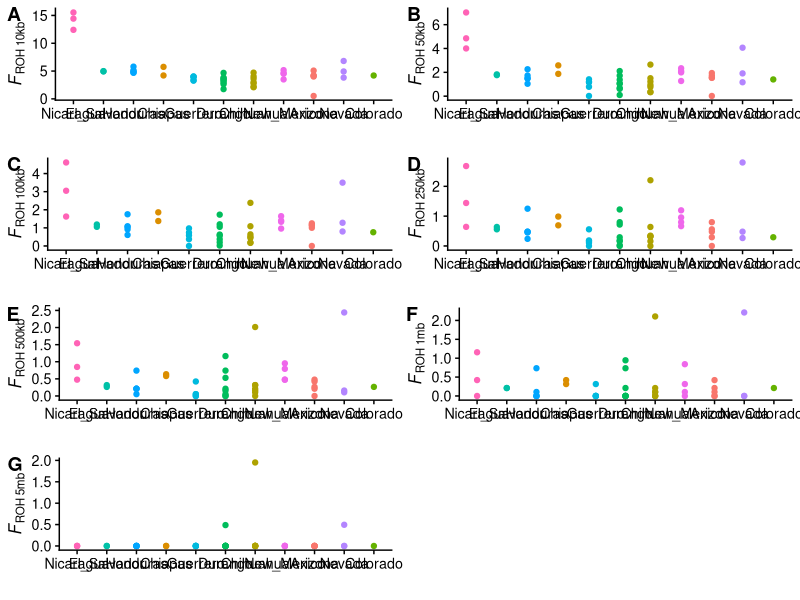
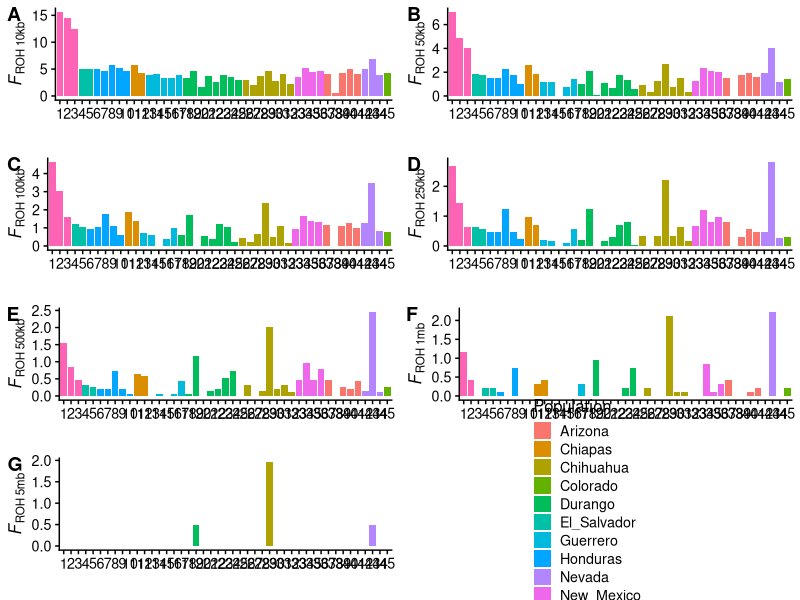

These charts were generated, in order, by the following R code:
### Script to wrangle and plot ROH data ###

library(ggplot2)
library(dplyr)
library(plyr)
library(cowplot)
library(forcats)


# read in summary (containing information on ROH for the following size classes: greater than 10kb, 50kb, 100kb, 250kb, 500kb, 1mb and 5mb)

roh <- read.table("FROH_rohmu_2e-4_summary.csv", sep = ",", header = TRUE)

# convert roh to tibble 

roh <- as_tibble(roh)

# rename columns, convert to character type

as.character(colnames(roh)[1] <- "ID")
as.character(colnames(roh)[3] <- "10kb")
as.character(colnames(roh)[4] <- "50kb")
as.character(colnames(roh)[5] <- "100kb")
as.character(colnames(roh)[6] <- "250kb")
as.character(colnames(roh)[7] <- "500kb")
as.character(colnames(roh)[8] <- "1mb")
as.character(colnames(roh)[9] <- "5mb")


# convert percentages to fractions

# func <- function(x, na.rm = F) (x/100)

# roh <- roh %>% 
#  mutate_if(is.numeric, .funs = func)

# group by population 

roh %>% 
  group_by(Population)
  

# vector of population names 

pop_order <- c("Nicaragua", "El_Salvador", "Honduras", "Chiapas", "Guerrero", "Durango", "Chihuahua", "New_Mexico", "Arizona", "Nevada", "Colorado")


# arrange data frame by latitude (roughly) 

roh <- roh %>% 
  arrange(match(Population, pop_order))

# add second ID column to tibble 

roh[11] <- seq(1,45)

colnames(roh)[11] <- as.character("id")

roh$id <- as.character(roh$id)
          
# make scatter plot of 10kb ROHs 

a <- ggplot(roh, aes(x = fct_inorder(Population), y = `10kb`)) +
  geom_point(aes(color = Population)) +
  theme_cowplot(12) +
  xlab("") +
  ylab(bquote(italic("F")["ROH 10kb"])) + 
  theme(legend.position="none")
  

# make scatter plot of 50kb ROHs

b <- ggplot(roh, aes(x = fct_inorder(Population), y = `50kb`)) +
  geom_point(aes(color = Population)) +
  theme_cowplot(12) +
  xlab("") +
  ylab(bquote(italic("F")["ROH 50kb"])) + 
  theme(legend.position="none")


# make scatter plot of 100kb ROHs

c <- ggplot(roh, aes(x = fct_inorder(Population), y = `100kb`)) +
  geom_point(aes(color = Population)) +
  theme_cowplot(12) +
  xlab("") +
  ylab(bquote(italic("F")["ROH 100kb"])) + 
  theme(legend.position="none")

# make scatter plot of 250kb ROHs

d <- ggplot(roh, aes(x = fct_inorder(Population), y = `250kb`)) +
  geom_point(aes(color = Population)) +
  theme_cowplot(12) +
  xlab("") +
  ylab(bquote(italic("F")["ROH 250kb"])) + 
  theme(legend.position="none")

# make scatter plot of 500kb ROHs

e <- ggplot(roh, aes(x = fct_inorder(Population), y = `500kb`)) +
  geom_point(aes(color = Population)) +
  theme_cowplot(12) +
  xlab("") +
  ylab(bquote(italic("F")["ROH 500kb"])) + 
  theme(legend.position="none")


# make scatter plot of 1mb ROHs

f <- ggplot(roh, aes(x = fct_inorder(Population), y = `1mb`)) +
  geom_point(aes(color = Population)) +
  theme_cowplot(12) +
  xlab("") +
  ylab(bquote(italic("F")["ROH 1mb"])) + 
  theme(legend.position="none")

# make scatter plot of 5mb ROHs

g <- ggplot(roh, aes(x = fct_inorder(Population), y = `5mb`)) +
  geom_point(aes(color = Population)) +
  theme_cowplot(12) +
  xlab("") +
  ylab(bquote(italic("F")["ROH 5mb"])) + 
  theme(legend.position="none") 
 

pattern <- c("a", "b", "c", "d", "e", "f", "g")

t <- plot_grid(plotlist = mget(pattern), ncol = 2, labels = c('A', 'B', 'C', 'D', 'E', 'F', 'G'))


ggsave("ROH.pdf", plot = t, width = 1920/72, height = 1080/72, dpi = 72)


# column plots 

# make column plot of 10kb ROHs


a.0 <- ggplot(roh, aes(x = fct_inorder(id), y = `10kb`, fill = Population)) +
  geom_col() +
  theme_cowplot(12) +
  xlab("") +
  ylab(bquote(italic("F")["ROH 10kb"])) 

a.1 <- ggplot(roh, aes(x = fct_inorder(id), y = `10kb`, fill = Population)) +
  geom_col(show.legend = F) +
  theme_cowplot(12) +
  xlab("") +
  ylab(bquote(italic("F")["ROH 10kb"])) 
   
   
  
# make column plot of 50kb ROHs

b.1 <- ggplot(roh, aes(x = fct_inorder(id), y = `50kb`, fill = Population)) +
  geom_col() +
  theme_cowplot(12) +
  xlab("") +
  ylab(bquote(italic("F")["ROH 50kb"])) +
  theme(legend.position="none")
  


# make column plot of 100kb ROHs

c.1 <- ggplot(roh, aes(x = fct_inorder(id), y = `100kb`, fill = Population)) +
  geom_col() +
  theme_cowplot(12) +
  xlab("") +
  ylab(bquote(italic("F")["ROH 100kb"])) +
  theme(legend.position="none")
  

# make column plot of 250kb ROHs

d.1 <- ggplot(roh, aes(x = fct_inorder(id), y = `250kb`, fill = Population)) +
  geom_col() +
  theme_cowplot(12) +
  xlab("") +
  ylab(bquote(italic("F")["ROH 250kb"])) +
  theme(legend.position="none")
  

# make column plot of 500kb ROHs

e.1 <- ggplot(roh, aes(x = fct_inorder(id), y = `500kb`, fill = Population)) +
  geom_col() +
  theme_cowplot(12) +
  xlab("") +
  ylab(bquote(italic("F")["ROH 500kb"])) +
  theme(legend.position="none")
  


# make column plot of 1mb ROHs

f.1 <- ggplot(roh, aes(x = fct_inorder(id), y = `1mb`, fill = Population)) +
  geom_col() +
  theme_cowplot(12) +
  xlab("") +
  ylab(bquote(italic("F")["ROH 1mb"])) +
  theme(legend.position="none")
  

# make column plot of 5mb ROHs

g.1 <- ggplot(roh, aes(x = fct_inorder(id), y = `5mb`, fill = Population)) +
  geom_col() +
  theme_cowplot(12) +
  xlab("") +
  ylab(bquote(italic("F")["ROH 5mb"])) +
  theme(legend.position="none")
  

pattern <- c("a.1", "b.1", "c.1", "d.1", "e.1", "f.1", "g.1")

legend <- get_legend(a.0)

p <- plot_grid(plotlist = mget(pattern), ncol = 2, labels = c('A', 'B', 'C', 'D', 'E', 'F', 'G'))

p.1 <-  p + draw_grob(legend, 2/3, 0, 1/3, 0.3)

ggsave("ROH_per_individual.pdf", plot = p.1, width = 1920/72, height = 1080/72, dpi = 72)